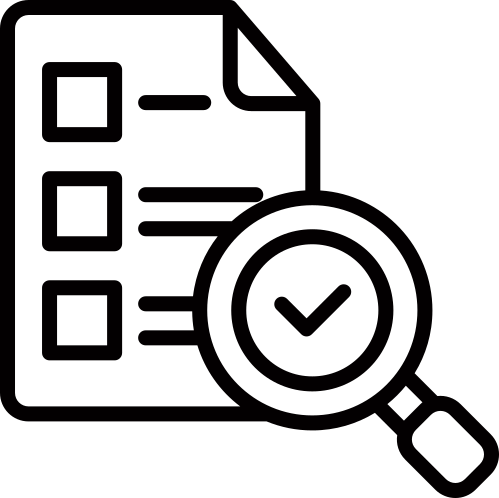
#> input picture generator/assets/ikon_checklist.png, 499 x 498 px; its folder holds 4 pictures in this run
$ python buat_ikon.py
#> lines starting #> are read from the running program, lines starting #| are printed output that depends on the picture
"""Buat varian warna ikon untuk desain Opsi B (navy dan putih).

Ikon garis di generator/assets berwarna hitam atau teal. Template Opsi B memakai
ikon yang sama dalam warna navy (di atas lingkaran kuning atau latar putih) dan
putih (di atas kartu navy). Skrip ini hanya mengganti warna dan mempertahankan
transparansi. Jalankan ulang bila ikon sumber berubah:

    python generator/buat_ikon.py
"""
from __future__ import annotations

import os

from PIL import Image

ASET = os.path.join(os.path.dirname(os.path.abspath(__file__)), "assets")
IKON_GARIS = ["checklist", "globe", "grafik", "roket", "strategi", "bingung", "presenter"]
WARNA = {"navy": (0x13, 0x21, 0x5A), "putih": (0xFF, 0xFF, 0xFF)}


def main():
    for nama_warna, rgb in WARNA.items():
        folder = os.path.join(ASET, "ikon", nama_warna)
        os.makedirs(folder, exist_ok=True)
        for nama in IKON_GARIS:
            with Image.open(os.path.join(ASET, f"ikon_{nama}.png")) as im:
#> im is the input picture: PIL image 499x498 RGBA; mean R, G, B, A 0.7, 0, 0.2, 60.9
                alfa = im.convert("RGBA").getchannel("A")
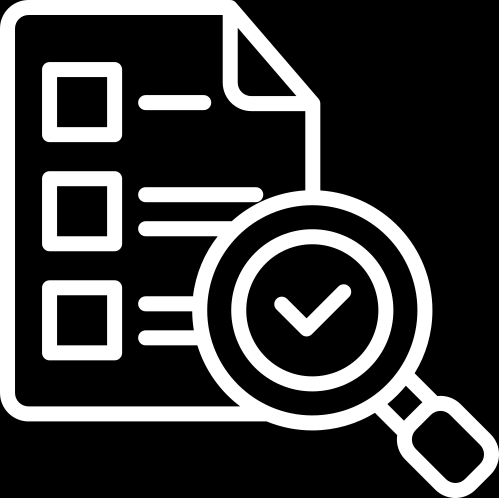
#> alfa: PIL image 499x498 L; min 0, max 255, mean 60.9
            hasil = Image.new("RGBA", alfa.size, rgb + (0,))
            hasil.putalpha(alfa)
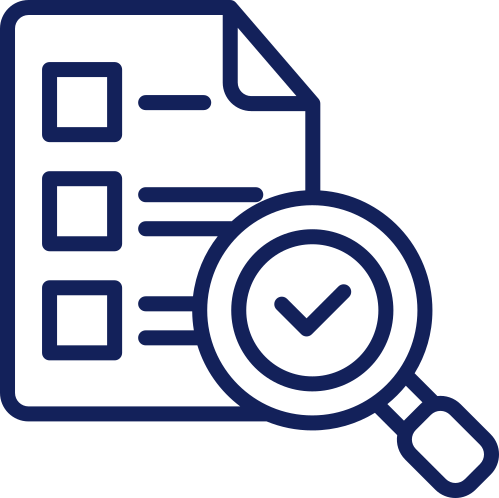
#> hasil: PIL image 499x498 RGBA; mean R, G, B, A 19, 33, 90, 60.9; transparent parts drawn white
            hasil.save(os.path.join(folder, f"ikon_{nama}.png"), optimize=True)
        print(f"{nama_warna}: {len(IKON_GARIS)} ikon -> {folder}")


if __name__ == "__main__":
#> (the run stopped early here; a loop or call above may not have finished)
